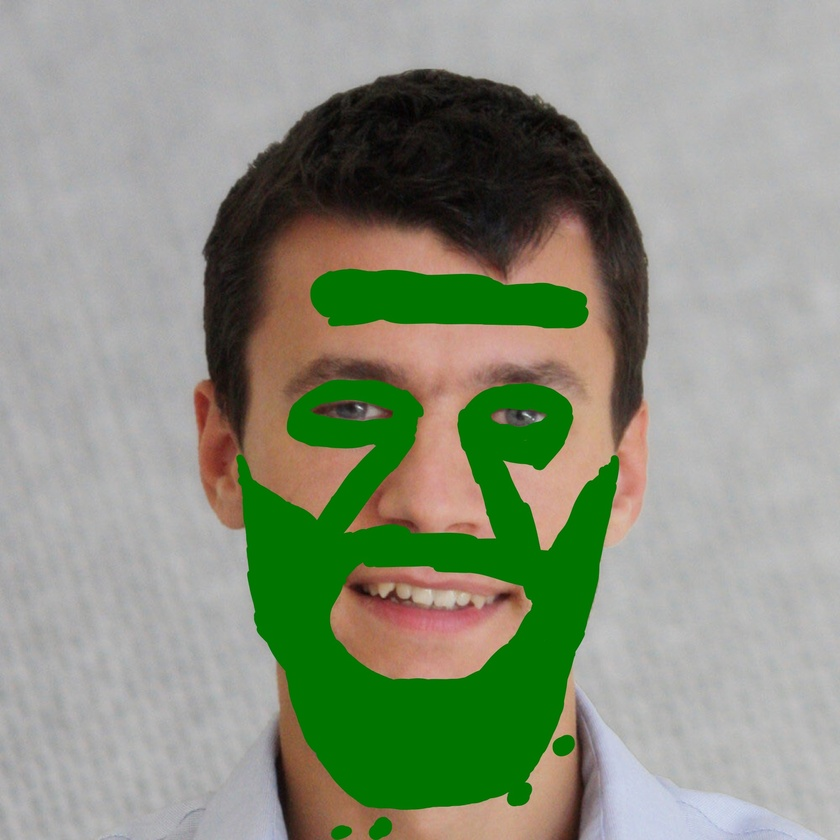
#> input picture assets/custom_masks_raw/stefano_age_mask.jpg, 840 x 840 px, shrunk from 1668 x 1668 before the run; its folder holds 4 pictures in this run
$ python create_custom_masks.py
#> lines starting #> are read from the running program, lines starting #| are printed output that depends on the picture; after the words box and inside, x2 and y2 are one past the last pixel; in counts of white or black regions, pixels touching at a corner belong together
import os
from PIL import Image

directory_path = 'assets/custom_masks_raw'
tol = 10

def process_image(file_path):
    # Open the image file
#> called with file_path = 'stefano_age_mask.jpg'
    with Image.open(f"{directory_path}/{file_path}") as img:
        # Convert the image to RGB if it's not
#> img is the input picture: PIL image 840x840 RGB; mean R, G, B 138, 146.1, 126.4
        img = img.convert('RGB')

        # Get the size of the image
        width, height = img.size
#> width = 840; height = 840

        # Process each pixel
        for x in range(width):
            for y in range(height):
                r, g, b = img.getpixel((x, y))
                # Check if the pixel is green (#0, 117, 0)
                if r < tol and b < tol and g > 117 - tol and g < 117 + tol:
                    new_color = (255, 255, 255)  # White
                else:
                    new_color = (0, 0, 0)  # Black
                img.putpixel((x, y), new_color)
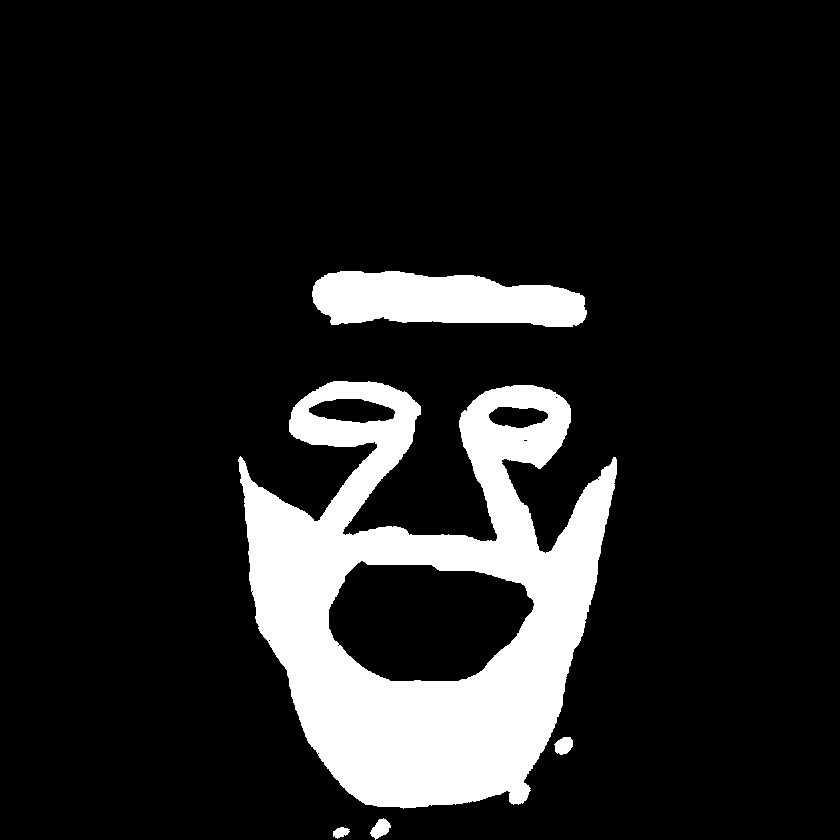
#> img: PIL image 840x840 RGB; 13.1% white; 5 white regions, box (x1, y1, x2, y2) and area: (238, 381, 617, 809) 79962, (312, 271, 587, 327) 11887, (370, 818, 391, 840) 267, (554, 737, 573, 755) 252, (333, 827, 350, 839) 134

        # Save the processed image
        img.save(f'assets/custom_masks/{file_path}')

for filename in os.listdir(directory_path):
    process_image(filename)
#> pass 2 of the loop `for filename in os.listdir(directory_path):`:
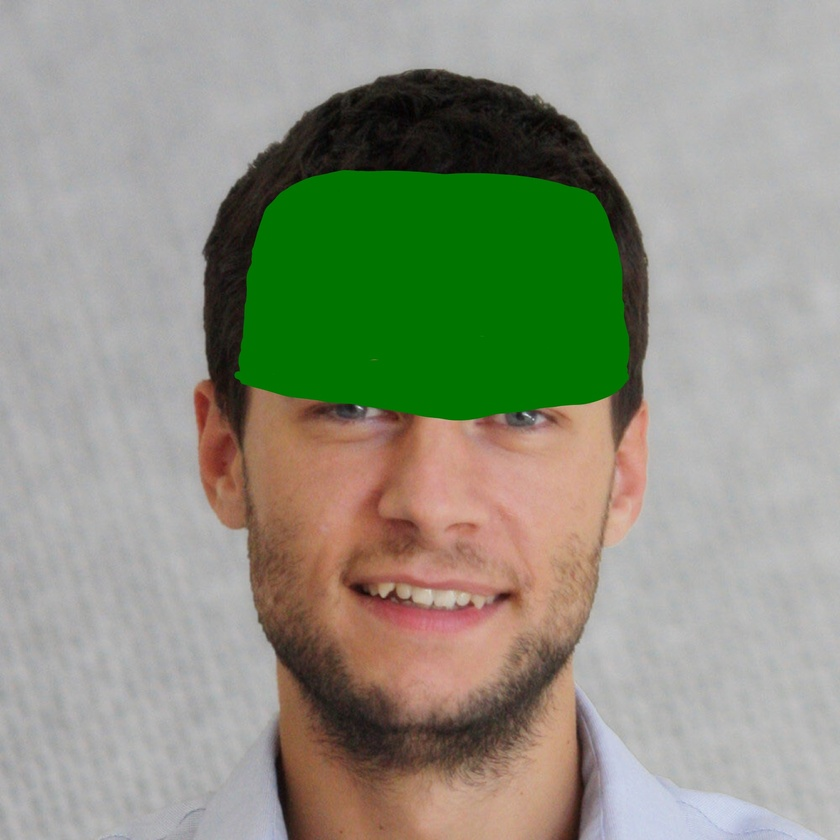
#> input picture assets/custom_masks_raw/stefano_bangs_mask.jpg, 840 x 840 px, shrunk from 1668 x 1668 before the run
#> in process_image, img is the input picture: PIL image 840x840 RGB; mean R, G, B 143.4, 147.7, 129.6
#> after the loop in process_image (call 2), `for x in range(width):`:
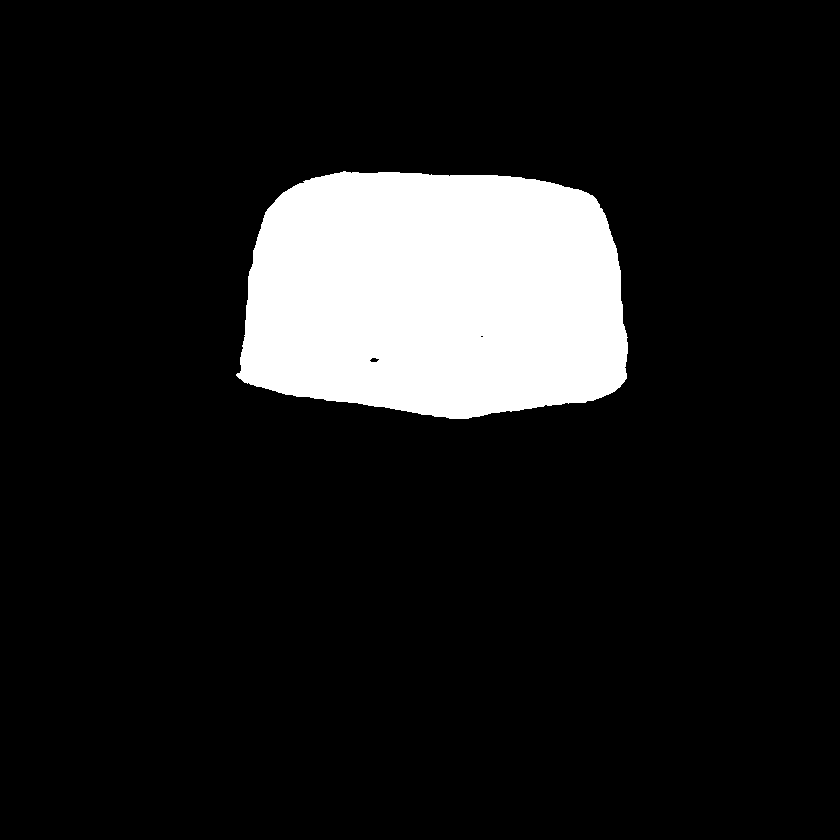
#> img: PIL image 840x840 RGB; 11.7% white; 1 white region, box (x1, y1, x2, y2) and area: (236, 171, 628, 419) 82690
#> pass 3 of the loop `for filename in os.listdir(directory_path):`:
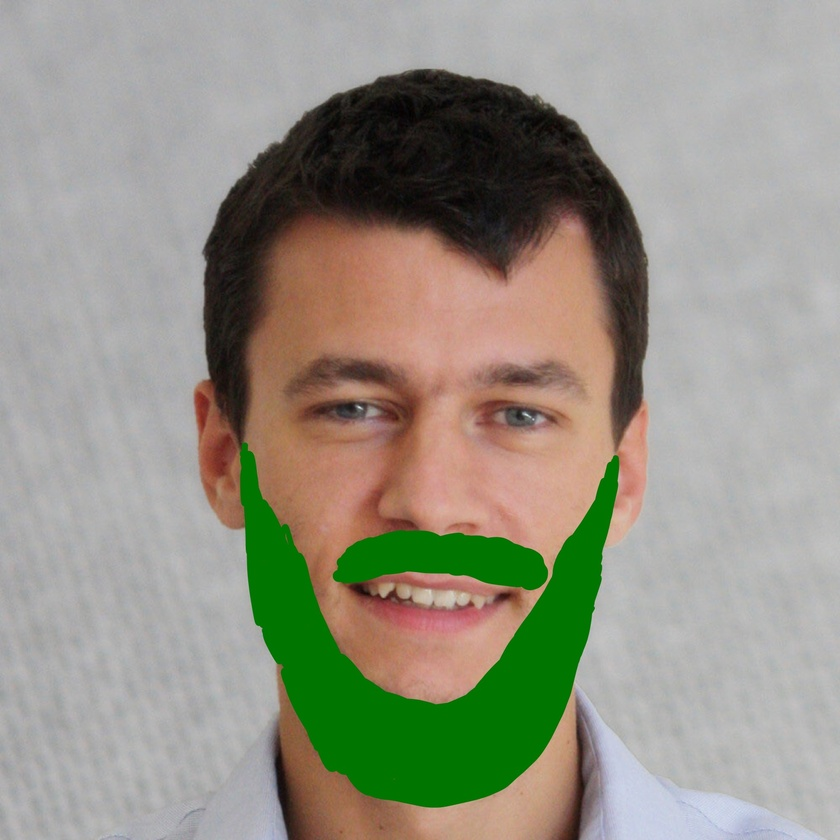
#> input picture assets/custom_masks_raw/stefano_beard_mask.jpg, 840 x 840 px, shrunk from 1668 x 1668 before the run
#> in process_image, img is the input picture: PIL image 840x840 RGB; mean R, G, B 148.9, 146.8, 132.8
#> after the loop in process_image (call 3), `for x in range(width):`:
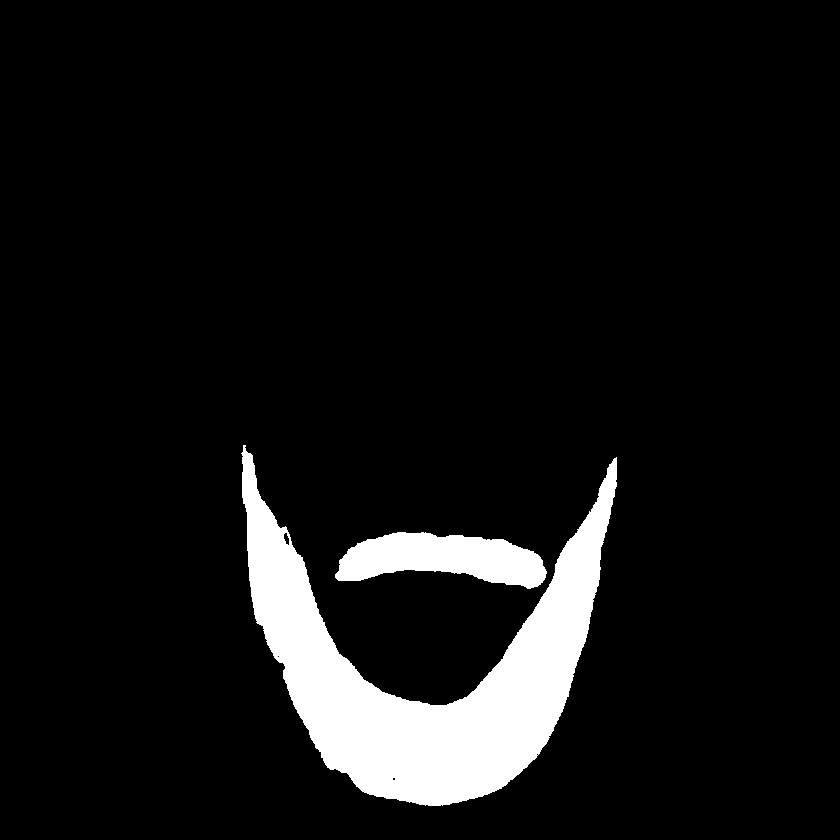
#> img: PIL image 840x840 RGB; 7.6% white; 2 white regions, box (x1, y1, x2, y2) and area: (241, 445, 617, 806) 45615, (335, 532, 547, 589) 7740
#> the loop made 4 passes; the first 3 are shown
